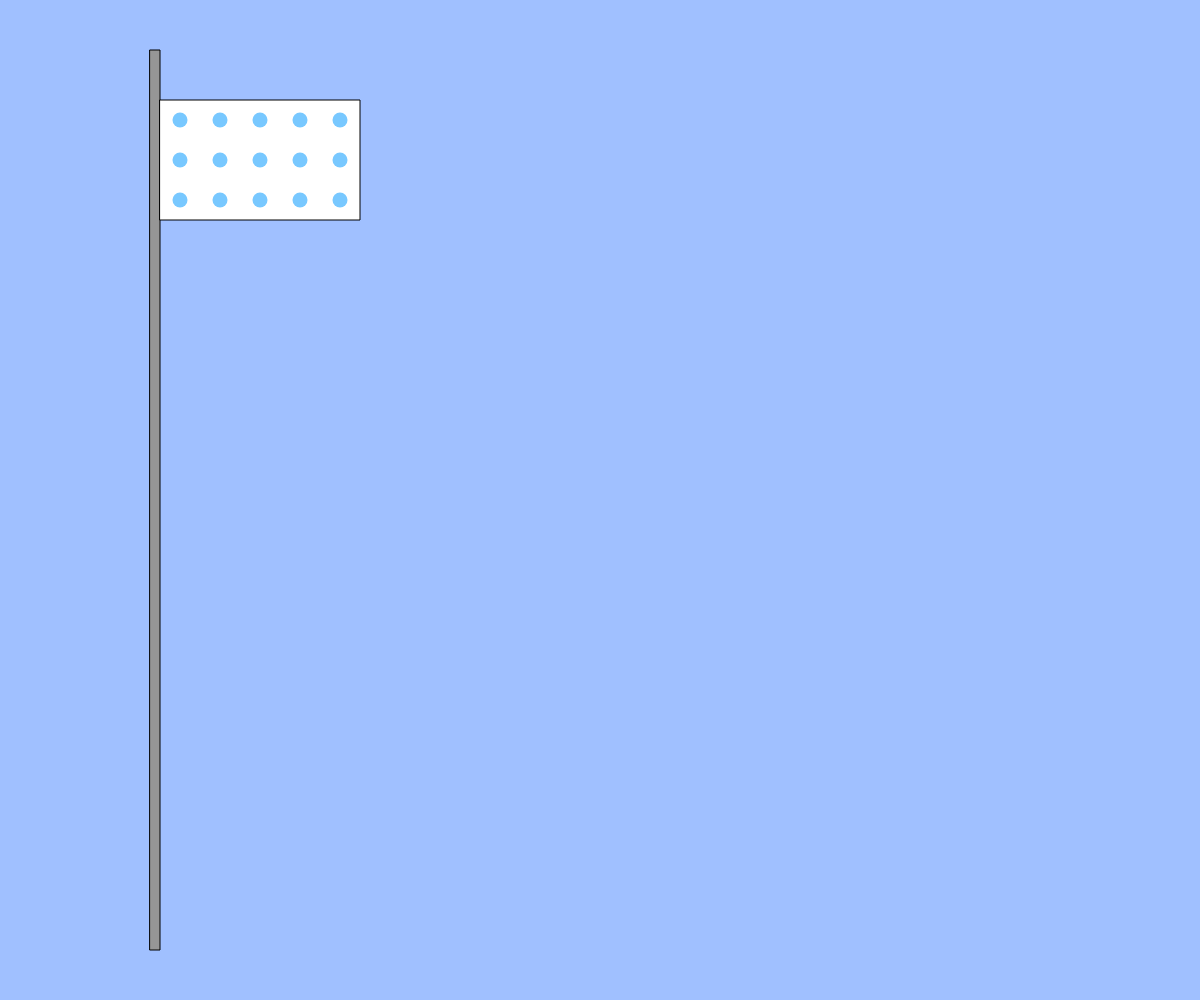
Frame 1 (no input)
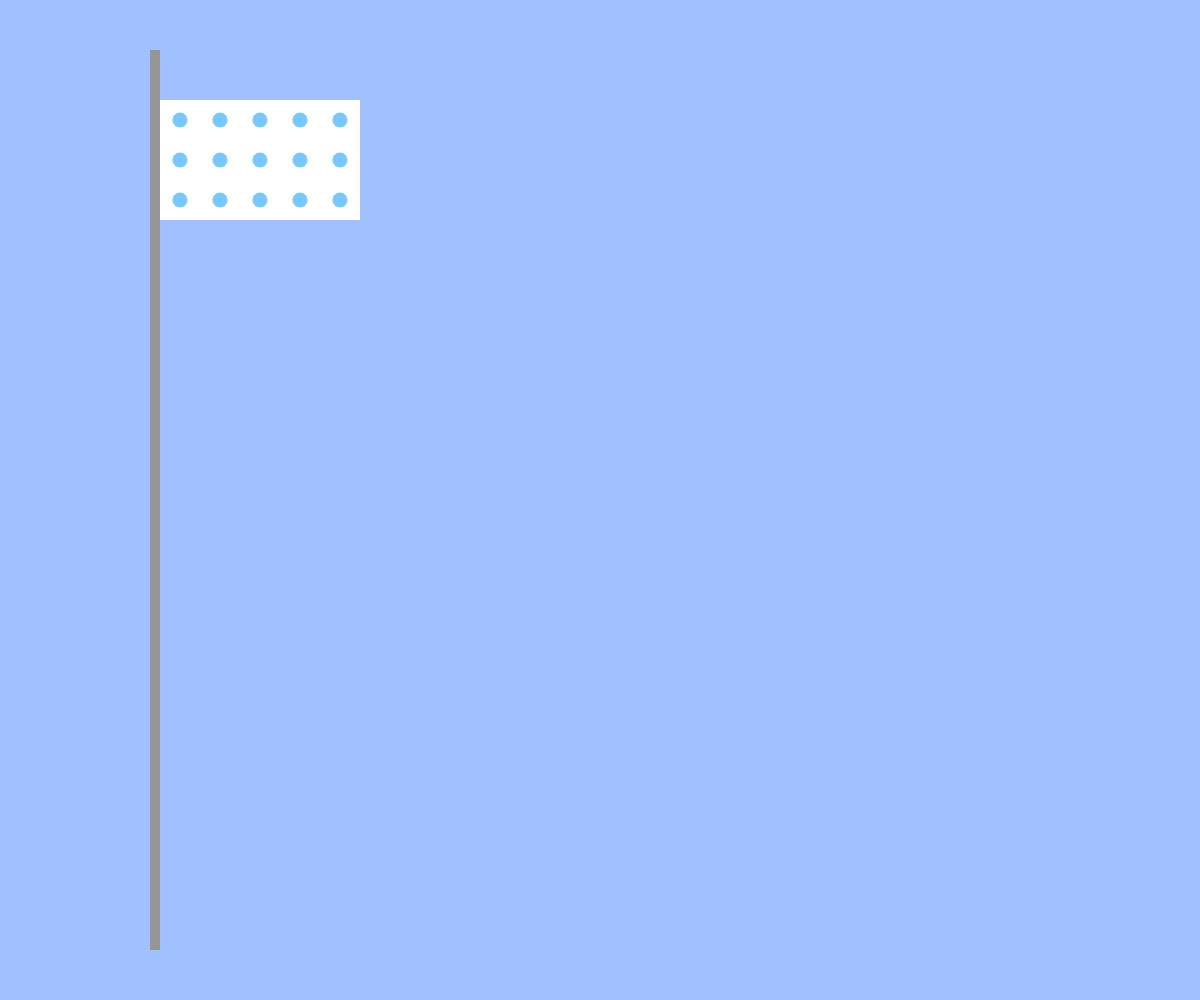
Frame 60 (no input)
Frame 120 (the mouse pressed at the canvas centre since frame 60): identical to frame 60, image omitted

The p5.js sketch that drew these frames (run headless with seeded random() and noise() and a simulated clock; from frame 60 on, the mouse is pressed at the canvas centre):

// p5.js sketch
// ── sketch.js
// 最終課題を制作しよう

let flagY;         // 旗の上端の位置
let poleX = 150;   // ポールのX位置
let flagW = 200;   // 旗の幅
let flagH = 120;   // 旗の高さ

function setup(){
  createCanvas(windowWidth, windowHeight);
  flagY = 100;   // 初期位置
}

function draw(){
  background(160, 192, 255);

  // ポール
  fill(150);
  rect(poleX, 50, 10, height - 100);

  // キー操作
  if (keyIsDown(UP_ARROW))    flagY -= 2;
  if (keyIsDown(DOWN_ARROW))  flagY += 2;
  if(keyIsDown("W".charCodeAt(0))&&keyIsDown(UP_ARROW)){ flagY-= 4; }
  if(keyIsDown("S".charCodeAt(0))&&keyIsDown(DOWN_ARROW)){ flagY+= 4; }

  // 範囲制限
  flagY = constrain(flagY, 50, height - 100 - flagH);

  // 旗の描画
  drawFlag(poleX + 10, flagY);
}

function drawFlag(x, y){
  // 白地
  fill(255);
  rect(x, y, flagW, flagH);
  //水色ドット
  let dotSize = 15;     // ドットの大きさ
  for (let dx = 20; dx < flagW; dx += 40){
  for (let dy = 20; dy < flagH; dy += 40){
    noStroke();
    fill(120, 200, 255);   // 水色
    ellipse(x + dx, y + dy, dotSize);
    }
  }
}
// ウィンドウリサイズ
function windowResized(){
  resizeCanvas(windowWidth, windowHeight);
}
